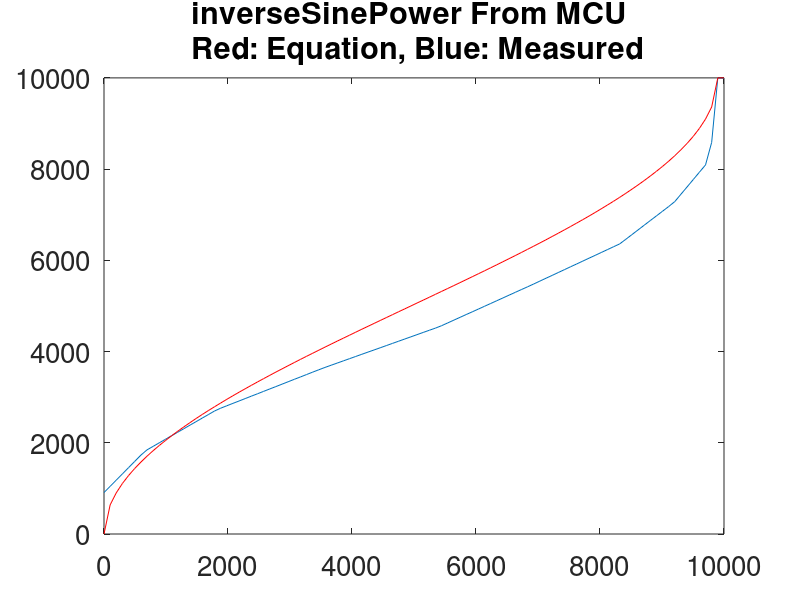

MATLAB code for this plot:
clear
clc
inverseSinePowerTable = ([...
0909, 1045, 1182, 1318, 1455, 1591, 1728, 1844, 1921, 1999, ...
2076, 2154, 2231, 2308, 2386, 2463, 2541, 2618, 2696, 2758, ...
2811, 2864, 2916, 2969, 3022, 3074, 3127, 3180, 3232, 3285, ...
3338, 3391, 3443, 3496, 3549, 3601, 3652, 3700, 3748, 3796, ...
3844, 3892, 3940, 3988, 4035, 4083, 4131, 4179, 4227, 4275, ...
4323, 4371, 4419, 4467, 4514, 4567, 4628, 4689, 4750, 4811, ...
4871, 4932, 4993, 5054, 5115, 5176, 5237, 5298, 5359, 5419, ...
5481, 5544, 5607, 5669, 5732, 5795, 5858, 5920, 5983, 6046, ...
6108, 6171, 6234, 6297, 6359, 6460, 6563, 6666, 6769, 6872, ...
6974, 7077, 7180, 7289, 7450, 7610, 7771, 7932, 8092, 8586, ...
9999, 9992]);

inverseSinePowerTable_ = ([...
0000, 0638, 0903, 1108, 1282, 1436, 1575, 1705, 1826, 1940, ...
2048, 2152, 2252, 2348, 2441, 2532, 2620, 2706, 2789, 2871, ...
2952, 3031, 3108, 3184, 3259, 3333, 3406, 3478, 3550, 3620, ...
3690, 3759, 3828, 3896, 3963, 4030, 4097, 4163, 4229, 4294, ...
4359, 4424, 4489, 4553, 4617, 4681, 4745, 4809, 4873, 4936, ...
5000, 5064, 5127, 5191, 5255, 5319, 5383, 5447, 5511, 5576, ...
5641, 5706, 5771, 5837, 5903, 5970, 6037, 6104, 6172, 6241, ...
6310, 6380, 6450, 6522, 6594, 6667, 6741, 6816, 6892, 6969, ...
7048, 7129, 7211, 7294, 7380, 7468, 7559, 7652, 7748, 7848, ...
7952, 8060, 8174, 8295, 8425, 8564, 8718, 8892, 9097, 9362, ...
10000, 10000]);


T = inverseSinePowerTable;
T2 = inverseSinePowerTable_;
W = max(T);
##W = 10000;

xnum = [0:W/(length(T)-1):W];
plot(xnum, T, xnum, T2, 'r');
##plot( T, 'bo-');

title("inverseSinePower From MCU \n Red: Equation, Blue: Measured");
set(gca,'FontSize',20);
